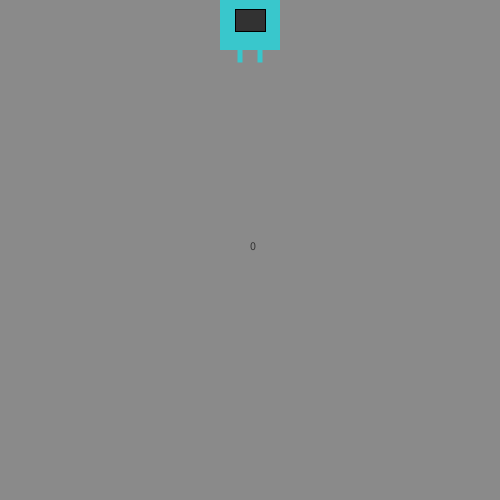
Frame 1 (no input)
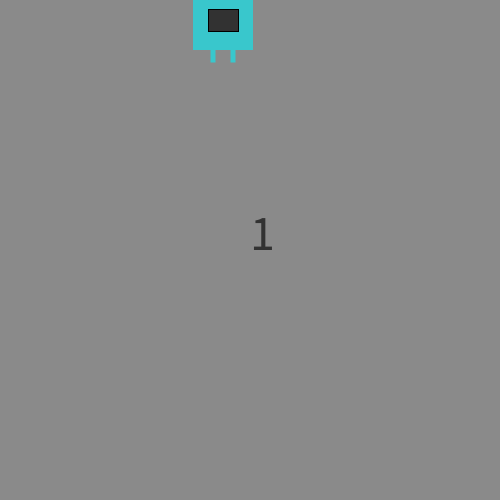
Frame 60 (the mouse pressed at the canvas centre just before this capture)
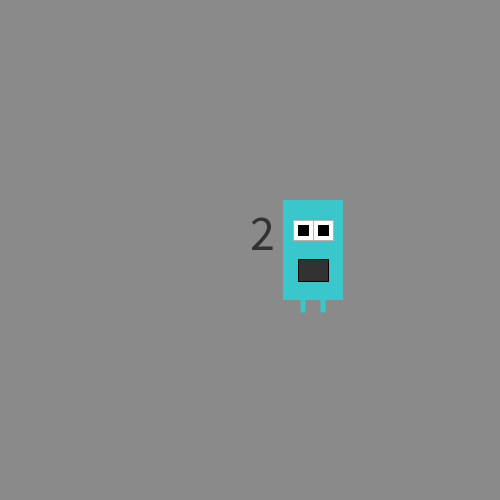
Frame 120 (the mouse held since frame 60 and released just before this capture)

The Processing sketch that drew these frames (run headless with seeded random() and noise(); from frame 60 on, the mouse is pressed at the canvas centre):

// Processing sketch: processing_123400
// ── processing_123400.pde

int monsterX;  
int richting;  
int score; 
boolean test;


void setup() {
  size(500, 500);
  monsterX = 250;
  richting =9;
  score = 0;
  test = false;
}
  
  
void draw() {
  
  if (test == false){
  fill(57, 199, 204);
  background(138,138,138);

  }
  
  if (test == true){
  fill(138,138,138);
  background(57, 199, 204);

  }
  
  
  
    noStroke();
  rectMode(CENTER);
  rect(monsterX, mouseY, 60, 100);
  
    noStroke();
  rectMode(CENTER);
  rect(monsterX-10, mouseY+50, 5, 25);
  
    noStroke();
  rectMode(CENTER);
  rect(monsterX+10, mouseY+50, 5, 25);
  
  

 
   stroke(180);
  fill(255);
  rectMode(CENTER);
  rect(monsterX-10, mouseY-20, 20, 20);
  
  stroke(0);
  fill(0);
  rectMode(CENTER);
  rect(monsterX-10,mouseY-20, 10, 10);
  
   stroke(180);
  fill(255);
  rectMode(CENTER);
  rect(monsterX+10, mouseY-20, 20, 20);
  
  stroke(0);
  fill(0);
  rectMode(CENTER);
  rect(monsterX+10,mouseY-20, 10, 10);
  
   
  stroke(0);
  fill(50);
  rectMode(CENTER);
  rect(monsterX, mouseY+20, 30, 22);
       monsterX = monsterX + richting;
  
  
  
  if (monsterX > 500 || monsterX < 0) {
    richting = -richting;
    score= score+1;
    println(test);
    println(score);
  }
  if (score == 10) {
    score = 0;
    test = !test;
    
    
  }
  
   text(score, 250, 250);
  textSize(50);
}
